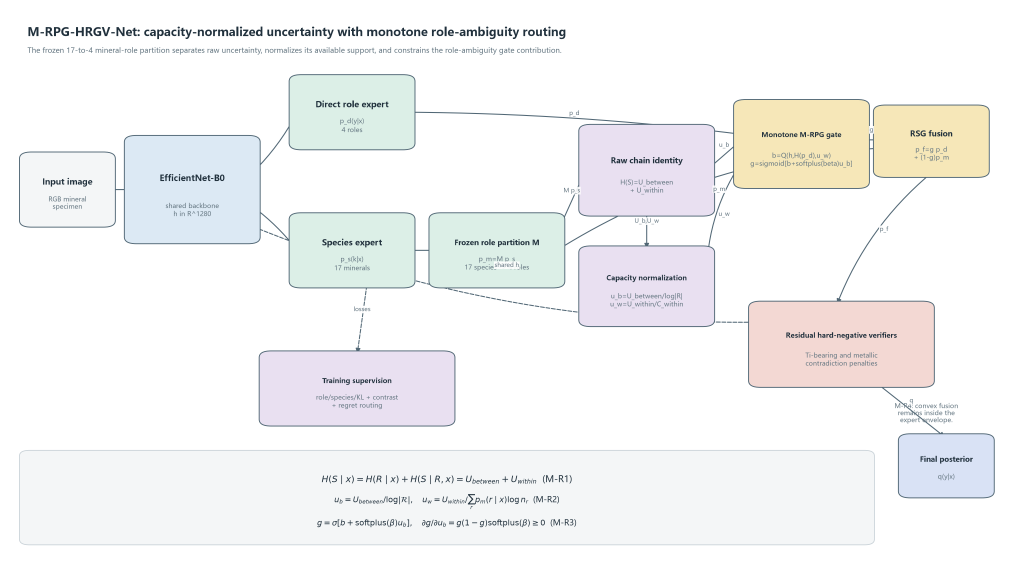
#> input picture 结题/图_MRPG-HRGV-Net_网络结构与理论性质.png, 4054 x 2269 px (shown at 1/4 size)
$ python make_page_contact_sheets.py '../结题' out
#> lines starting #> are read from the running program, lines starting #| are printed output that depends on the picture
"""Build four-page contact sheets for whole-document visual QA."""
from __future__ import annotations

import argparse
import re
from pathlib import Path

from PIL import Image, ImageDraw, ImageFont, ImageOps


def _page_number(path: Path) -> int:
    match = re.search(r"(\d+)$", path.stem)
    return int(match.group(1)) if match else 0


def build_sheets(page_dir: Path, output_dir: Path, pages_per_sheet: int = 4) -> list[Path]:
#> called with pages_per_sheet = 4
    pages = sorted(page_dir.glob("*.png"), key=_page_number)
    if not pages:
        raise FileNotFoundError(f"No PNG pages in {page_dir}")
    output_dir.mkdir(parents=True, exist_ok=True)
    font = ImageFont.load_default()
    exports: list[Path] = []
    cell_width, cell_height, label_height, gap = 760, 1075, 28, 14
    for start in range(0, len(pages), pages_per_sheet):
        batch = pages[start:start + pages_per_sheet]
        sheet = Image.new("RGB", (cell_width * 2 + gap * 3, (cell_height + label_height) * 2 + gap * 3), "#D7DDE1")
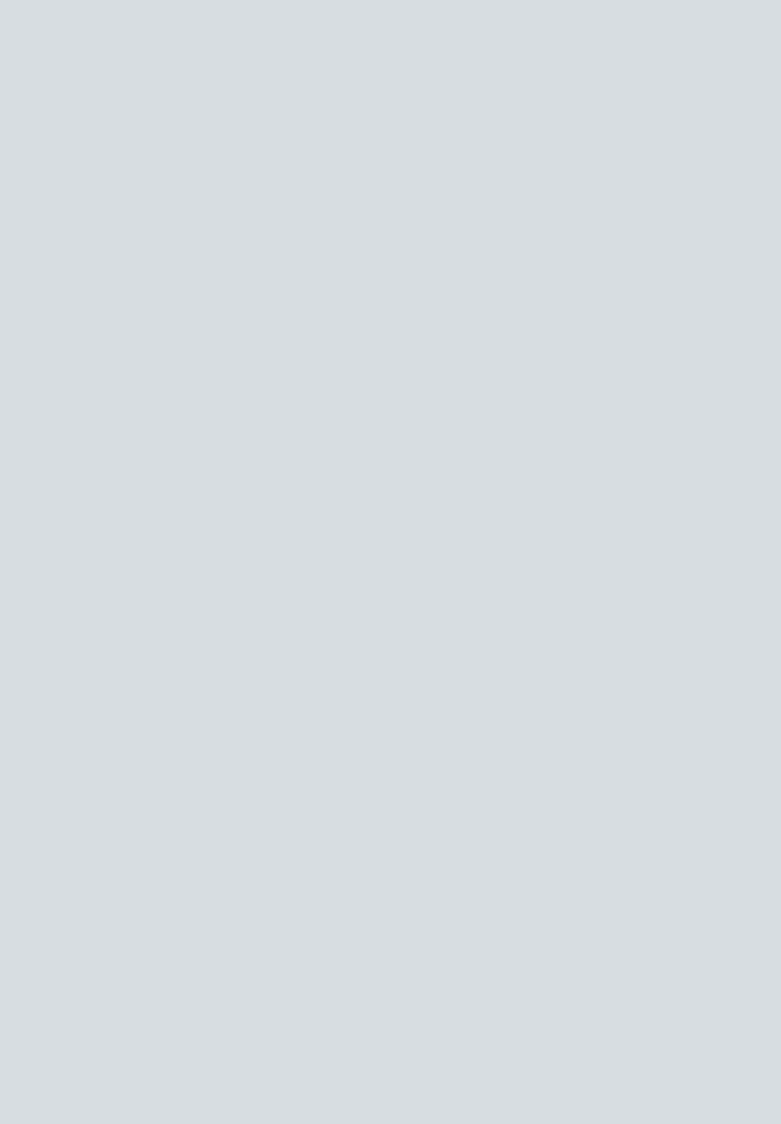
#> sheet: PIL image 1562x2248 RGB (shown at 1/2 size); mean R, G, B 215, 221, 225
        draw = ImageDraw.Draw(sheet)
        for index, path in enumerate(batch):
            row, column = divmod(index, 2)
            x = gap + column * (cell_width + gap)
            y = gap + row * (cell_height + label_height + gap)
            with Image.open(path) as source:
#> source is the input picture: PIL image 4054x2269 RGBA; mean R, G, B, A 243.9, 244.2, 244.1, 255
                page = ImageOps.contain(source.convert("RGB"), (cell_width, cell_height))
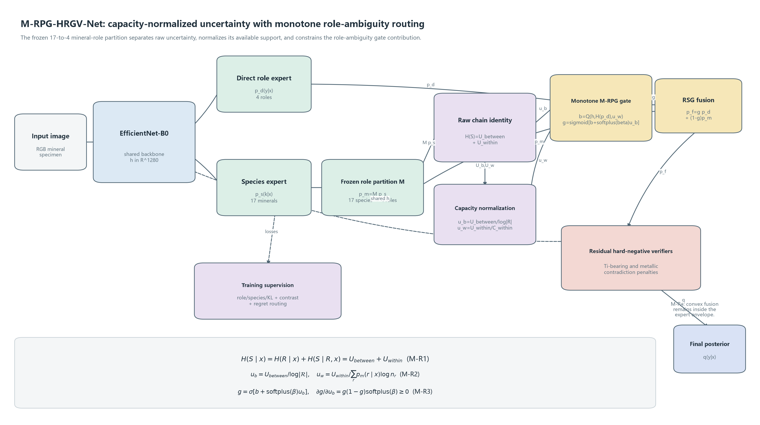
#> page: PIL image 760x425 RGB; mean R, G, B 243.8, 244.1, 244
            paste_x = x + (cell_width - page.width) // 2
#> paste_x = 14
            paste_y = y + (cell_height - page.height) // 2
#> paste_y = 339
            sheet.paste(page, (paste_x, paste_y))
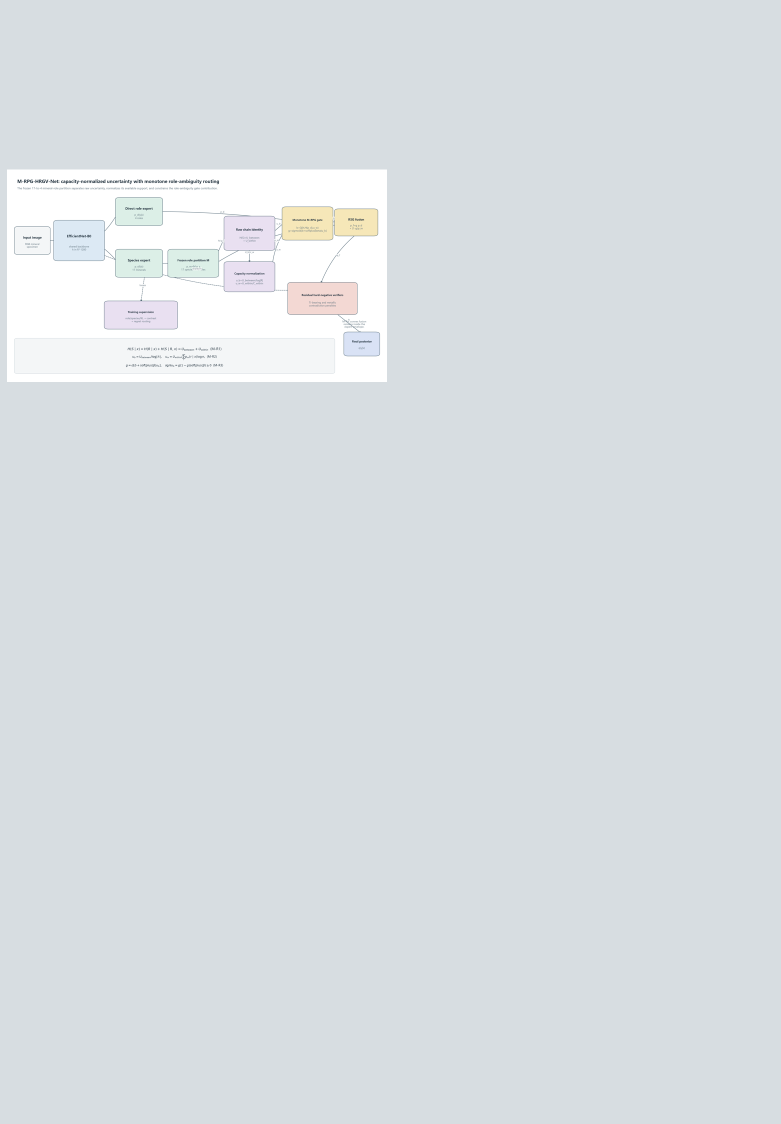
#> sheet: PIL image 1562x2248 RGB (shown at 1/2 size); mean R, G, B 217.6, 223.1, 226.7
            label = f"Page {_page_number(path)}"
            draw.rectangle((x, y + cell_height, x + cell_width, y + cell_height + label_height), fill="white")
            draw.text((x + 8, y + cell_height + 7), label, font=font, fill="#1F303A")
        end = start + len(batch)
        destination = output_dir / f"pages_{start + 1:03d}_{end:03d}.jpg"
        sheet.save(destination, quality=88, optimize=True)
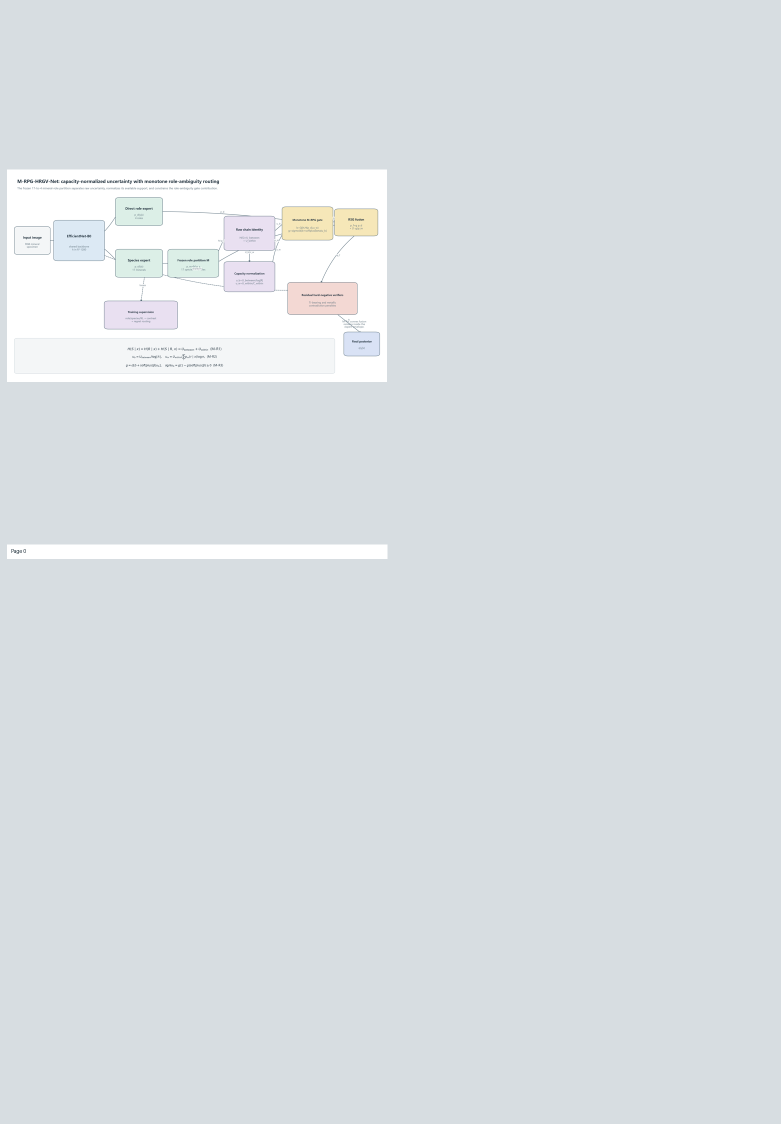
#> saved as pages_001_001.jpg: PIL image 1562x2248 RGB (shown at 1/2 size); mean R, G, B 217.9, 223.3, 226.9
        exports.append(destination)
    return exports


def main() -> None:
    parser = argparse.ArgumentParser(description=__doc__)
    parser.add_argument("page_dir", type=Path)
    parser.add_argument("output_dir", type=Path)
    args = parser.parse_args()
    for path in build_sheets(args.page_dir, args.output_dir):
        print(path)


if __name__ == "__main__":
    main()
